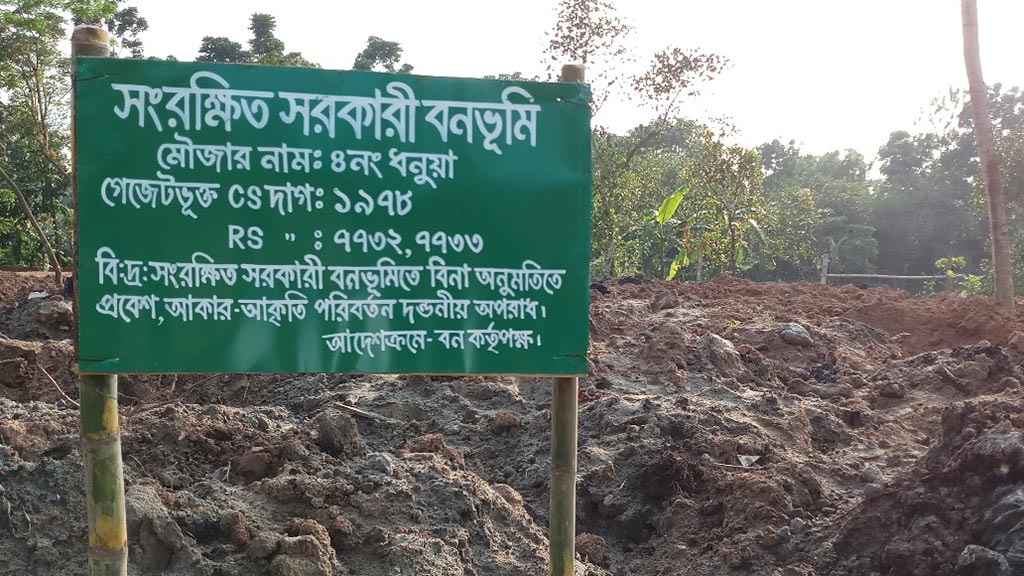
#> input picture test2.jpg, 1024 x 576 px, found by its file name
$ jupyter execute --allow-errors Untitled.ipynb
#> lines starting #> are read from the running program, lines starting #| are printed output that depends on the picture; after the words box and inside, x2 and y2 are one past the last pixel; in counts of white or black regions, pixels touching at a corner belong together
[cell 1]
import os
import traceback
import skimage

# importing libraries for computer vision
import numpy as np
import cv2
import imutils
from imutils import contours
from imutils.perspective import four_point_transform
from skimage.filters import threshold_local

# importing libraries to read text from image
from PIL import Image
import pytesseract
from pytesseract import image_to_string
pytesseract.pytesseract.tesseract_cmd = 'C:/Program Files (x86)/Tesseract-OCR/tesseract'
TESSDATA_PREFIX = 'C:/Program Files (x86)/Tesseract-OCR'

[cell 2]
import numpy as np
print(np.__version__)

#> (a cell that did not finish here is left out)

[cell 4]
from pytesseract import image_to_string
from PIL import Image

#> (the rest of this cell did not finish here and is left out)

[cell 5]
from PIL import Image

import pytesseract

#uncomment below line if you dont want to set "Environment variables" path
 #pytesseract.pytesseract.tesseract_cmd = r"C:\Program Files (x86)\Tesseract-OCR\tesseract.exe"

#> (the rest of this cell did not finish here and is left out)

[cell 6]
import cv2

originalImage = cv2.imread('E:/Work/Tasks/Task3-vision/frames/Screenshot from 2020-01-26 14-24-39.png')
#> (the rest of this cell did not finish here and is left out)

#> (a cell that did not finish here is left out)

[cell 8]
originalImage = cv2.imread('E:/Work/Tasks/Task3-vision/frames/test2.jpg')
#> originalImage is the input picture: shape (576, 1024, 3); mean B, G, R 117.8, 123.7, 112.8
grayImage = cv2.cvtColor(originalImage, cv2.COLOR_BGR2GRAY)
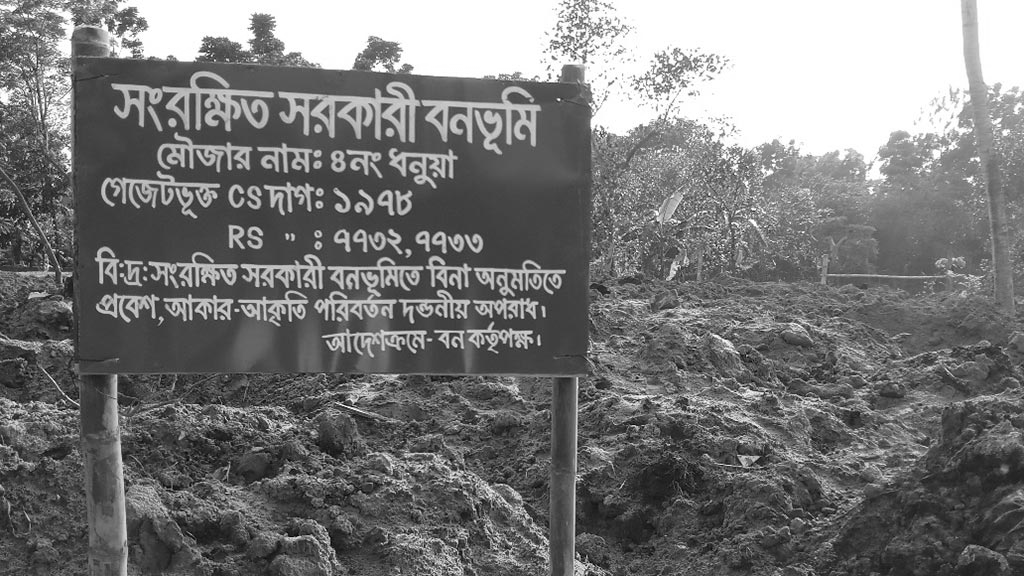
#> grayImage: shape (576, 1024); min 0, max 255, mean 119.7

(thresh, blackAndWhiteImage) = cv2.threshold(grayImage, 127, 255, cv2.THRESH_BINARY)
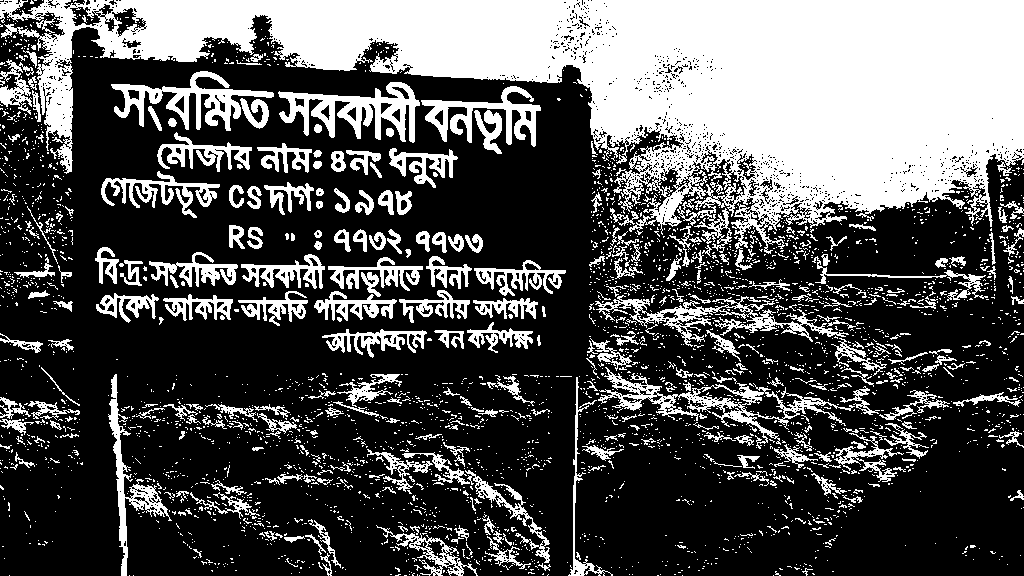
#> blackAndWhiteImage: shape (576, 1024); 33.1% white; 3421 white regions (3096 under 20 px), largest, box (x1, y1, x2, y2) and area: (0, 0, 1024, 270) 118023, (278, 82, 420, 143) 3574, (598, 367, 855, 449) 3430

cv2.imwrite("E:/Work/Tasks/Task3-vision/frames/new2.jpg",blackAndWhiteImage)

#> (the rest of this cell did not finish here and is left out)
